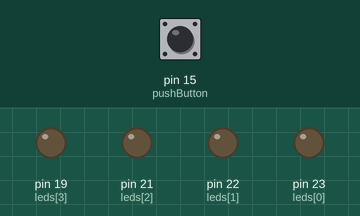
Simulated run of this sketch. Board: Arduino Mega 2560, built with avr-gcc and run on an emulated ATmega2560. Shown: output pins drawn as LEDs (lit = HIGH). Inputs (shaded band) come from the test bench; at power-on: pin 15 (pushButton) HIGH.

Above: at 1.2 s.
1.3 s: pin 15 (pushButton) pulled LOW for 0.15 s
At 1.37 s:
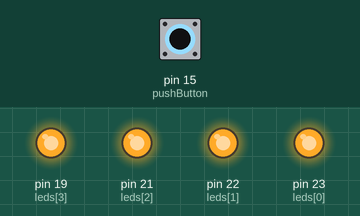
2.9 s: pin 15 (pushButton) pulled LOW for 3.2 s
At 6.6 s:
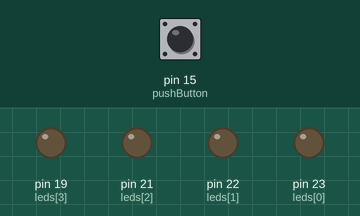
Timing chart, 0 to 8.1 s (numbered marks = the images above; inputs shaded):
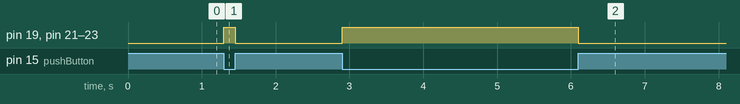

The sketch:

1_3.ino
```cpp
// กำหนดขา LED 4 ดวงเดิม
int leds[] = {23, 22, 21, 19};

// กำหนดขาสวิตช์
int pushButton = 15;

  // ตั้งค่าขา LED เป็น Output
void setup() {
  for (int i = 0; i < 4; i++) {
    pinMode(leds[i], OUTPUT);
  }
  pinMode(pushButton, INPUT_PULLUP);
}

void loop() {
  // อ่านค่าจากสวิตช์ (กด = 0, ไม่กด = 1)
  int state = digitalRead(pushButton);

    // === ถ้า "กดสวิตช์ไฟลงกราวด์ได้ค่า 0 ===
  if (state == LOW) {
    // สั่งให้ LED ทุกดวง "ติด"
    for (int i = 0; i < 4; i++) {
      digitalWrite(leds[i], HIGH);
    }
  }
    // === ถ้า "ไม่กดสวิตช์ค่าเป็น 1 ===
  else {
    // สั่งให้ LED ทุกดวง "ดับ"
    for (int i = 0; i < 4; i++) {
      digitalWrite(leds[i], LOW);
    }
  }
}
```

Measured:
- after the input at 1.3 s, pin 19 (leds[3]), pin 21 (leds[2]), pin 22 (leds[1]), pin 23 (leds[0]): LOW → HIGH at once, → LOW 0.15 s later
- after the input at 2.9 s, pin 19 (leds[3]), pin 21 (leds[2]), pin 22 (leds[1]), pin 23 (leds[0]): LOW → HIGH at once, → LOW 3.2 s later
